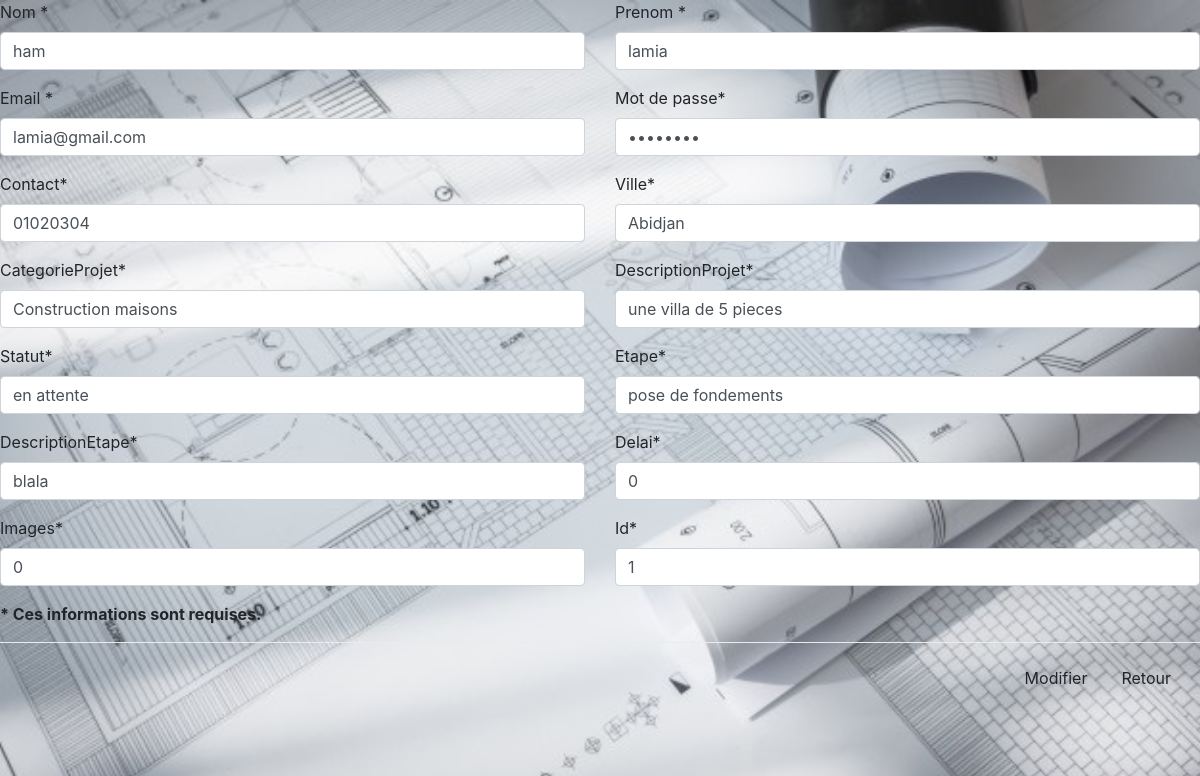
/projetAvril/admin/modifier.php?id=1, run on the app's committed database.
### tables this page shows
CREATE TABLE `projet` (
  `id` int(11) NOT NULL,
  `categorie` varchar(100) NOT NULL,
  `description_projet` varchar(300) NOT NULL,
  `statut` varchar(50) NOT NULL,
  `etapes` varchar(100) NOT NULL,
  `description_etape` varchar(300) NOT NULL,
  `delai` varchar(100) NOT NULL,
  `images` varchar(100) NOT NULL,
  `user_id` int(11) NOT NULL
);

CREATE TABLE `utilisateur` (
  `id` int(11) NOT NULL,
  `nom` varchar(100) NOT NULL,
  `prenom` varchar(250) NOT NULL,
  `email` varchar(100) NOT NULL,
  `password` varchar(50) NOT NULL,
  `contact` varchar(50) NOT NULL,
  `ville` varchar(100) NOT NULL
);

### projetAvril/admin/modifier.php (the view, shortened to what this page needs)
<?php
if (isset($_GET)) {
	$id = $_GET['id'];
	$db = Database::connect();
    $modif = $db ->query("SELECT utilisateur.nom, utilisateur.prenom, utilisateur.email, utilisateur.contact, utilisateur.password, utilisateur.ville, projet.categorie, projet.description_projet, projet.etapes, projet.description_etape, projet.id, projet.statut, projet.delai, projet.images FROM utilisateur, projet WHERE utilisateur.id = projet.user_id AND projet.id = ".$id);
	$modify = $modif->fetch();
}
?>
<!DOCTYPE html>
<html>
<head>
    <link rel="stylesheet" type="text/css" href="css/bootstrap.min.css">
		<link rel="stylesheet" type="text/css" href="css/admin.css">
		<link rel="stylesheet" href="https://cdnjs.cloudflare.com/ajax/libs/font-awesome/4.7.0/css/font-awesome.min.css">
</head>
<body>
	<form id="contact-form" method="post" action="modify.php" role="form">
                        <div class="row">
                            <div class="col-md-6">
                                <label for="firstname" class="couleur-form">Nom <span class="blue">*</span></label>
                                <input id="firstname" type="text" name="nom" class="form-control" value="<?php echo $modify['nom']?>">
                            </div>
                            <div class="col-md-6">
                                <label for="name" class="couleur-form">Prenom <span class="blue">*</span></label>
                                <input id="name" type="text" name="prenom" class="form-control" value="<?php echo $modify['prenom']?>">
                            </div>
                            <div class="col-md-6">
                                <label for="email" class="couleur-form">Email <span class="blue">*</span></label>
                                <input id="email" type="text" name="email" class="form-control" value="<?php echo $modify['email']?>">
                            </div>
                            <div class="col-md-6">
                                <label for="phone" class="couleur-form">Mot de passe<span class="blue">*</span></label>
                                <input id="phone" type="password" name="pwd" class="form-control" value="<?php echo $modify['password']?>">
                            </div>
                            <div class="col-md-6">
                                <label for="password1" class="couleur-form">Contact<span class="blue">*</span></label>
                                <input id="password1" type="text" name="contact" class="form-control" value="<?php echo $modify['contact']?>">
                            </div>
                            <div class="col-md-6">
                                <label for="password2" class="couleur-form">Ville<span class="blue">*</span></label>
                                <input id="password2" type="text" name="ville" class="form-control" value="<?php echo $modify['ville']?>">
                            </div>
                            <div class="col-md-6">
                                <label for="password2" class="couleur-form">CategorieProjet<span class="blue">*</span></label>
                                <input id="password2" type="text" name="categorie" class="form-control" value="<?php echo $modify['categorie']?>">
                            </div>
                            <div class="col-md-6">
                                <label for="password2" class="couleur-form">DescriptionProjet<span class="blue">*</span></label>
                                <input id="password2" type="text" name="description" class="form-control" value="<?php echo $modify['description_projet']?>">
                            </div>
                            <div class="col-md-6">
                                <label for="password2" class="couleur-form">Statut<span class="blue">*</span></label>
                                <input id="password2" type="text" name="statut" class="form-control" value="<?php echo $modify['statut']?>">
                            </div>
                            <div class="col-md-6">
                                <label for="password2" class="couleur-form">Etape<span class="blue">*</span></label>
                                <input id="password2" type="text" name="etape" class="form-control" value="<?php echo $modify['etapes']?>" >
                            </div>
                            <div class="col-md-6">
                                <label for="password2" class="couleur-form">DescriptionEtape<span class="blue">*</span></label>
                                <input id="password2" type="text" name="descrit" class="form-control" value="<?php echo $modify['description_etape']?>">
                            </div>
                            <div class="col-md-6">
                                <label for="password2" class="couleur-form">Delai<span class="blue">*</span></label>
                                <input id="password2" type="text" name="delai" class="form-control" value="<?php echo $modify['delai']?>">
                            </div>
                            <div class="col-md-6">
                                <label for="password2" class="couleur-form">Images<span class="blue">*</span></label>
                                <input id="password2" type="text" name="image" class="form-control" value="<?php echo $modify['images']?>">
                            </div>
                            <div class="col-md-6">
                                <label for="password2" class="couleur-form">Id<span class="blue">*</span></label>
                                <input id="password2" type="text" name="id" class="form-control" value="<?php echo $modify['id']?>">
                            </div>
                            <div class="col-md-12">
                                <p class="blue"><strong>* Ces informations sont requises.</strong></p>
                            </div>
                        </div>
        <div class="modal-footer">
            <button type="submit" class="btn btn-default button-form"><span class="glyphicon glyphicon-user">Modifier</span></button>
          <button type="button" class="btn btn-default button-form" data-dismiss="modal"><span class="glyphicon glyphicon-remove">Retour</span></button>
        </div>
        </form>
</body>
</html>

### projetAvril/css/admin.css (style rules this page uses)
body { background: url('../images/plans.jpg'); background-size: cover; background-position: center; height: 100vh; width: 100%; }
.btn { margin-left: 2%; margin-bottom: 3%; }

### data on the page
projet: nom "ham", prenom "lamia", email "lamia@gmail.com", contact "01020304", ville "Abidjan", categorie "Construction maisons", description "une villa de 5 pieces", statut "en attente", etape "pose de fondements", descrit "blala", delai "0", image "0", id "1"
